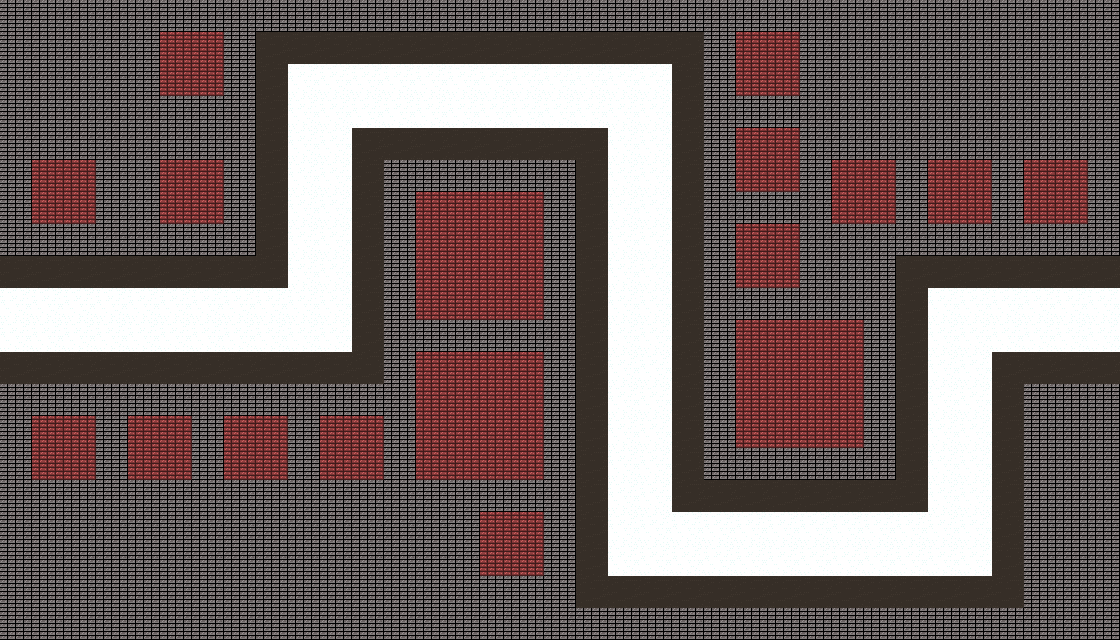

This game map was drawn from its Tiled (.tmx) file and the tilesets committed beside it. A one-line description and the full map source follow:
An orthogonal 35x20 tile map with 32x32 px tiles, 4 tile layers (Background, Path, Border, Field) and 8 objects (3x GoRight, 2x GoUp, SpawnPoint, EndPoint, GoDown).

<map version="1.10" tiledversion="1.11.0" orientation="orthogonal" renderorder="right-down" width="35" height="20" tilewidth="32" tileheight="32" infinite="0" nextlayerid="6" nextobjectid="11">
 <tileset firstgid="1" source="MangoPunch.tsx" />
 <layer id="1" name="Background" width="35" height="20">
  <data encoding="csv">
2,2,2,2,2,2,2,2,2,2,2,2,2,2,2,2,2,2,2,2,2,2,2,2,2,2,2,2,2,2,2,2,2,2,2,
2,2,2,2,2,2,2,2,2,2,2,2,2,2,2,2,2,2,2,2,2,2,2,2,2,2,2,2,2,2,2,2,2,2,2,
2,2,2,2,2,2,2,2,2,2,2,2,2,2,2,2,2,2,2,2,2,2,2,2,2,2,2,2,2,2,2,2,2,2,2,
2,2,2,2,2,2,2,2,2,2,2,2,2,2,2,2,2,2,2,2,2,2,2,2,2,2,2,2,2,2,2,2,2,2,2,
2,2,2,2,2,2,2,2,2,2,2,2,2,2,2,2,2,2,2,2,2,2,2,2,2,2,2,2,2,2,2,2,2,2,2,
2,2,2,2,2,2,2,2,2,2,2,2,2,2,2,2,2,2,2,2,2,2,2,2,2,2,2,2,2,2,2,2,2,2,2,
2,2,2,2,2,2,2,2,2,2,2,2,2,2,2,2,2,2,2,2,2,2,2,2,2,2,2,2,2,2,2,2,2,2,2,
2,2,2,2,2,2,2,2,2,2,2,2,2,2,2,2,2,2,2,2,2,2,2,2,2,2,2,2,2,2,2,2,2,2,2,
2,2,2,2,2,2,2,2,2,2,2,2,2,2,2,2,2,2,2,2,2,2,2,2,2,2,2,2,2,2,2,2,2,2,2,
2,2,2,2,2,2,2,2,2,2,2,2,2,2,2,2,2,2,2,2,2,2,2,2,2,2,2,2,2,2,2,2,2,2,2,
2,2,2,2,2,2,2,2,2,2,2,2,2,2,2,2,2,2,2,2,2,2,2,2,2,2,2,2,2,2,2,2,2,2,2,
2,2,2,2,2,2,2,2,2,2,2,2,2,2,2,2,2,2,2,2,2,2,2,2,2,2,2,2,2,2,2,2,2,2,2,
2,2,2,2,2,2,2,2,2,2,2,2,2,2,2,2,2,2,2,2,2,2,2,2,2,2,2,2,2,2,2,2,2,2,2,
2,2,2,2,2,2,2,2,2,2,2,2,2,2,2,2,2,2,2,2,2,2,2,2,2,2,2,2,2,2,2,2,2,2,2,
2,2,2,2,2,2,2,2,2,2,2,2,2,2,2,2,2,2,2,2,2,2,2,2,2,2,2,2,2,2,2,2,2,2,2,
2,2,2,2,2,2,2,2,2,2,2,2,2,2,2,2,2,2,2,2,2,2,2,2,2,2,2,2,2,2,2,2,2,2,2,
2,2,2,2,2,2,2,2,2,2,2,2,2,2,2,2,2,2,2,2,2,2,2,2,2,2,2,2,2,2,2,2,2,2,2,
2,2,2,2,2,2,2,2,2,2,2,2,2,2,2,2,2,2,2,2,2,2,2,2,2,2,2,2,2,2,2,2,2,2,2,
2,2,2,2,2,2,2,2,2,2,2,2,2,2,2,2,2,2,2,2,2,2,2,2,2,2,2,2,2,2,2,2,2,2,2,
2,2,2,2,2,2,2,2,2,2,2,2,2,2,2,2,2,2,2,2,2,2,2,2,2,2,2,2,2,2,2,2,2,2,2
</data>
 </layer>
 <layer id="2" name="Path" width="35" height="20">
  <data encoding="csv">
0,0,0,0,0,0,0,0,0,0,0,0,0,0,0,0,0,0,0,0,0,0,0,0,0,0,0,0,0,0,0,0,0,0,0,
0,0,0,0,0,0,0,0,0,0,0,0,0,0,0,0,0,0,0,0,0,0,0,0,0,0,0,0,0,0,0,0,0,0,0,
0,0,0,0,0,0,0,0,0,9,9,9,9,9,9,9,9,9,9,9,9,0,0,0,0,0,0,0,0,0,0,0,0,0,0,
0,0,0,0,0,0,0,0,0,9,9,9,9,9,9,9,9,9,9,9,9,0,0,0,0,0,0,0,0,0,0,0,0,0,0,
0,0,0,0,0,0,0,0,0,9,9,0,0,0,0,0,0,0,0,9,9,0,0,0,0,0,0,0,0,0,0,0,0,0,0,
0,0,0,0,0,0,0,0,0,9,9,0,0,0,0,0,0,0,0,9,9,0,0,0,0,0,0,0,0,0,0,0,0,0,0,
0,0,0,0,0,0,0,0,0,9,9,0,0,0,0,0,0,0,0,9,9,0,0,0,0,0,0,0,0,0,0,0,0,0,0,
0,0,0,0,0,0,0,0,0,9,9,0,0,0,0,0,0,0,0,9,9,0,0,0,0,0,0,0,0,0,0,0,0,0,0,
0,0,0,0,0,0,0,0,0,9,9,0,0,0,0,0,0,0,0,9,9,0,0,0,0,0,0,0,0,0,0,0,0,0,0,
9,9,9,9,9,9,9,9,9,9,9,0,0,0,0,0,0,0,0,9,9,0,0,0,0,0,0,0,0,9,9,9,9,9,9,
9,9,9,9,9,9,9,9,9,9,9,0,0,0,0,0,0,0,0,9,9,0,0,0,0,0,0,0,0,9,9,9,9,9,9,
0,0,0,0,0,0,0,0,0,0,0,0,0,0,0,0,0,0,0,9,9,0,0,0,0,0,0,0,0,9,9,0,0,0,0,
0,0,0,0,0,0,0,0,0,0,0,0,0,0,0,0,0,0,0,9,9,0,0,0,0,0,0,0,0,9,9,0,0,0,0,
0,0,0,0,0,0,0,0,0,0,0,0,0,0,0,0,0,0,0,9,9,0,0,0,0,0,0,0,0,9,9,0,0,0,0,
0,0,0,0,0,0,0,0,0,0,0,0,0,0,0,0,0,0,0,9,9,0,0,0,0,0,0,0,0,9,9,0,0,0,0,
0,0,0,0,0,0,0,0,0,0,0,0,0,0,0,0,0,0,0,9,9,0,0,0,0,0,0,0,0,9,9,0,0,0,0,
0,0,0,0,0,0,0,0,0,0,0,0,0,0,0,0,0,0,0,9,9,9,9,9,9,9,9,9,9,9,9,0,0,0,0,
0,0,0,0,0,0,0,0,0,0,0,0,0,0,0,0,0,0,0,9,9,9,9,9,9,9,9,9,9,9,9,0,0,0,0,
0,0,0,0,0,0,0,0,0,0,0,0,0,0,0,0,0,0,0,0,0,0,0,0,0,0,0,0,0,0,0,0,0,0,0,
0,0,0,0,0,0,0,0,0,0,0,0,0,0,0,0,0,0,0,0,0,0,0,0,0,0,0,0,0,0,0,0,0,0,0
</data>
 </layer>
 <layer id="3" name="Border" width="35" height="20">
  <data encoding="csv">
0,0,0,0,0,0,0,0,0,0,0,0,0,0,0,0,0,0,0,0,0,0,0,0,0,0,0,0,0,0,0,0,0,0,0,
0,0,0,0,0,0,0,0,8,8,8,8,8,8,8,8,8,8,8,8,8,8,0,0,0,0,0,0,0,0,0,0,0,0,0,
0,0,0,0,0,0,0,0,8,0,0,0,0,0,0,0,0,0,0,0,0,8,0,0,0,0,0,0,0,0,0,0,0,0,0,
0,0,0,0,0,0,0,0,8,0,0,0,0,0,0,0,0,0,0,0,0,8,0,0,0,0,0,0,0,0,0,0,0,0,0,
0,0,0,0,0,0,0,0,8,0,0,8,8,8,8,8,8,8,8,0,0,8,0,0,0,0,0,0,0,0,0,0,0,0,0,
0,0,0,0,0,0,0,0,8,0,0,8,0,0,0,0,0,0,8,0,0,8,0,0,0,0,0,0,0,0,0,0,0,0,0,
0,0,0,0,0,0,0,0,8,0,0,8,0,0,0,0,0,0,8,0,0,8,0,0,0,0,0,0,0,0,0,0,0,0,0,
0,0,0,0,0,0,0,0,8,0,0,8,0,0,0,0,0,0,8,0,0,8,0,0,0,0,0,0,0,0,0,0,0,0,0,
8,8,8,8,8,8,8,8,8,0,0,8,0,0,0,0,0,0,8,0,0,8,0,0,0,0,0,0,8,8,8,8,8,8,8,
0,0,0,0,0,0,0,0,0,0,0,8,0,0,0,0,0,0,8,0,0,8,0,0,0,0,0,0,8,0,0,0,0,0,0,
0,0,0,0,0,0,0,0,0,0,0,8,0,0,0,0,0,0,8,0,0,8,0,0,0,0,0,0,8,0,0,0,0,0,0,
8,8,8,8,8,8,8,8,8,8,8,8,0,0,0,0,0,0,8,0,0,8,0,0,0,0,0,0,8,0,0,8,8,8,8,
0,0,0,0,0,0,0,0,0,0,0,0,0,0,0,0,0,0,8,0,0,8,0,0,0,0,0,0,8,0,0,8,0,0,0,
0,0,0,0,0,0,0,0,0,0,0,0,0,0,0,0,0,0,8,0,0,8,0,0,0,0,0,0,8,0,0,8,0,0,0,
0,0,0,0,0,0,0,0,0,0,0,0,0,0,0,0,0,0,8,0,0,8,0,0,0,0,0,0,8,0,0,8,0,0,0,
0,0,0,0,0,0,0,0,0,0,0,0,0,0,0,0,0,0,8,0,0,8,8,8,8,8,8,8,8,0,0,8,0,0,0,
0,0,0,0,0,0,0,0,0,0,0,0,0,0,0,0,0,0,8,0,0,0,0,0,0,0,0,0,0,0,0,8,0,0,0,
0,0,0,0,0,0,0,0,0,0,0,0,0,0,0,0,0,0,8,0,0,0,0,0,0,0,0,0,0,0,0,8,0,0,0,
0,0,0,0,0,0,0,0,0,0,0,0,0,0,0,0,0,0,8,8,8,8,8,8,8,8,8,8,8,8,8,8,0,0,0,
0,0,0,0,0,0,0,0,0,0,0,0,0,0,0,0,0,0,0,0,0,0,0,0,0,0,0,0,0,0,0,0,0,0,0
</data>
 </layer>
 <layer id="4" name="Field" width="35" height="20">
  <data encoding="csv">
0,0,0,0,0,0,0,0,0,0,0,0,0,0,0,0,0,0,0,0,0,0,0,0,0,0,0,0,0,0,0,0,0,0,0,
0,0,0,0,0,4,4,0,0,0,0,0,0,0,0,0,0,0,0,0,0,0,0,4,4,0,0,0,0,0,0,0,0,0,0,
0,0,0,0,0,4,4,0,0,0,0,0,0,0,0,0,0,0,0,0,0,0,0,4,4,0,0,0,0,0,0,0,0,0,0,
0,0,0,0,0,0,0,0,0,0,0,0,0,0,0,0,0,0,0,0,0,0,0,0,0,0,0,0,0,0,0,0,0,0,0,
0,0,0,0,0,0,0,0,0,0,0,0,0,0,0,0,0,0,0,0,0,0,0,4,4,0,0,0,0,0,0,0,0,0,0,
0,4,4,0,0,4,4,0,0,0,0,0,0,0,0,0,0,0,0,0,0,0,0,4,4,0,4,4,0,4,4,0,4,4,0,
0,4,4,0,0,4,4,0,0,0,0,0,0,4,4,4,4,0,0,0,0,0,0,0,0,0,4,4,0,4,4,0,4,4,0,
0,0,0,0,0,0,0,0,0,0,0,0,0,4,4,4,4,0,0,0,0,0,0,4,4,0,0,0,0,0,0,0,0,0,0,
0,0,0,0,0,0,0,0,0,0,0,0,0,4,4,4,4,0,0,0,0,0,0,4,4,0,0,0,0,0,0,0,0,0,0,
0,0,0,0,0,0,0,0,0,0,0,0,0,4,4,4,4,0,0,0,0,0,0,0,0,0,0,0,0,0,0,0,0,0,0,
0,0,0,0,0,0,0,0,0,0,0,0,0,0,0,0,0,0,0,0,0,0,0,4,4,4,4,0,0,0,0,0,0,0,0,
0,0,0,0,0,0,0,0,0,0,0,0,0,4,4,4,4,0,0,0,0,0,0,4,4,4,4,0,0,0,0,0,0,0,0,
0,0,0,0,0,0,0,0,0,0,0,0,0,4,4,4,4,0,0,0,0,0,0,4,4,4,4,0,0,0,0,0,0,0,0,
0,4,4,0,4,4,0,4,4,0,4,4,0,4,4,4,4,0,0,0,0,0,0,4,4,4,4,0,0,0,0,0,0,0,0,
0,4,4,0,4,4,0,4,4,0,4,4,0,4,4,4,4,0,0,0,0,0,0,0,0,0,0,0,0,0,0,0,0,0,0,
0,0,0,0,0,0,0,0,0,0,0,0,0,0,0,0,0,0,0,0,0,0,0,0,0,0,0,0,0,0,0,0,0,0,0,
0,0,0,0,0,0,0,0,0,0,0,0,0,0,0,4,4,0,0,0,0,0,0,0,0,0,0,0,0,0,0,0,0,0,0,
0,0,0,0,0,0,0,0,0,0,0,0,0,0,0,4,4,0,0,0,0,0,0,0,0,0,0,0,0,0,0,0,0,0,0,
0,0,0,0,0,0,0,0,0,0,0,0,0,0,0,0,0,0,0,0,0,0,0,0,0,0,0,0,0,0,0,0,0,0,0,
0,0,0,0,0,0,0,0,0,0,0,0,0,0,0,0,0,0,0,0,0,0,0,0,0,0,0,0,0,0,0,0,0,0,0
</data>
 </layer>
 <objectgroup id="5" name="GameLogic">
  <object id="1" name="SpawnPoint" x="5" y="290" width="59" height="59" />
  <object id="3" name="EndPoint" x="1058" y="290" width="59" height="59" />
  <object id="4" name="GoUp" x="291" y="290" width="59" height="59" />
  <object id="5" name="GoRight" x="290" y="65" width="59" height="59" />
  <object id="6" name="GoDown" x="611" y="65" width="59" height="59" />
  <object id="8" name="GoRight" x="610" y="515" width="59" height="59" />
  <object id="9" name="GoUp" x="931" y="515" width="59" height="59" />
  <object id="10" name="GoRight" x="930" y="289" width="59" height="59" />
 </objectgroup>
</map>